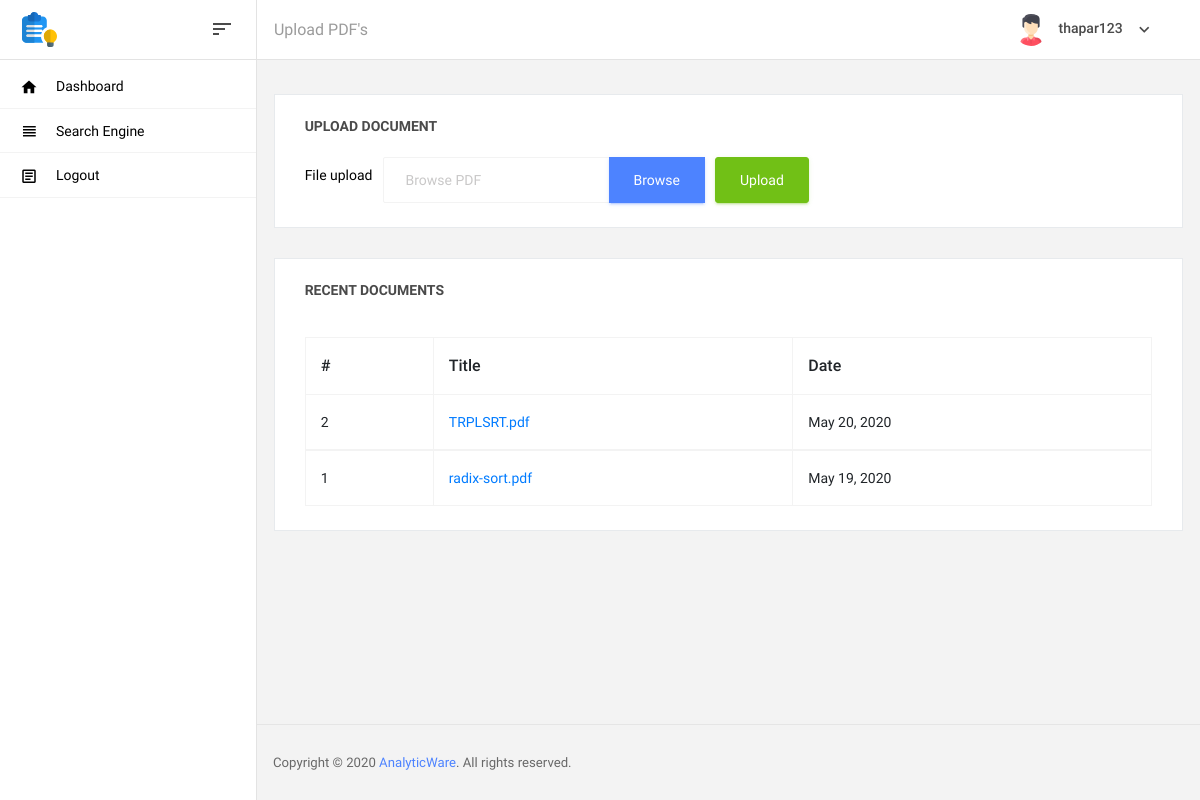
The app's page /upload (signed in), older data.
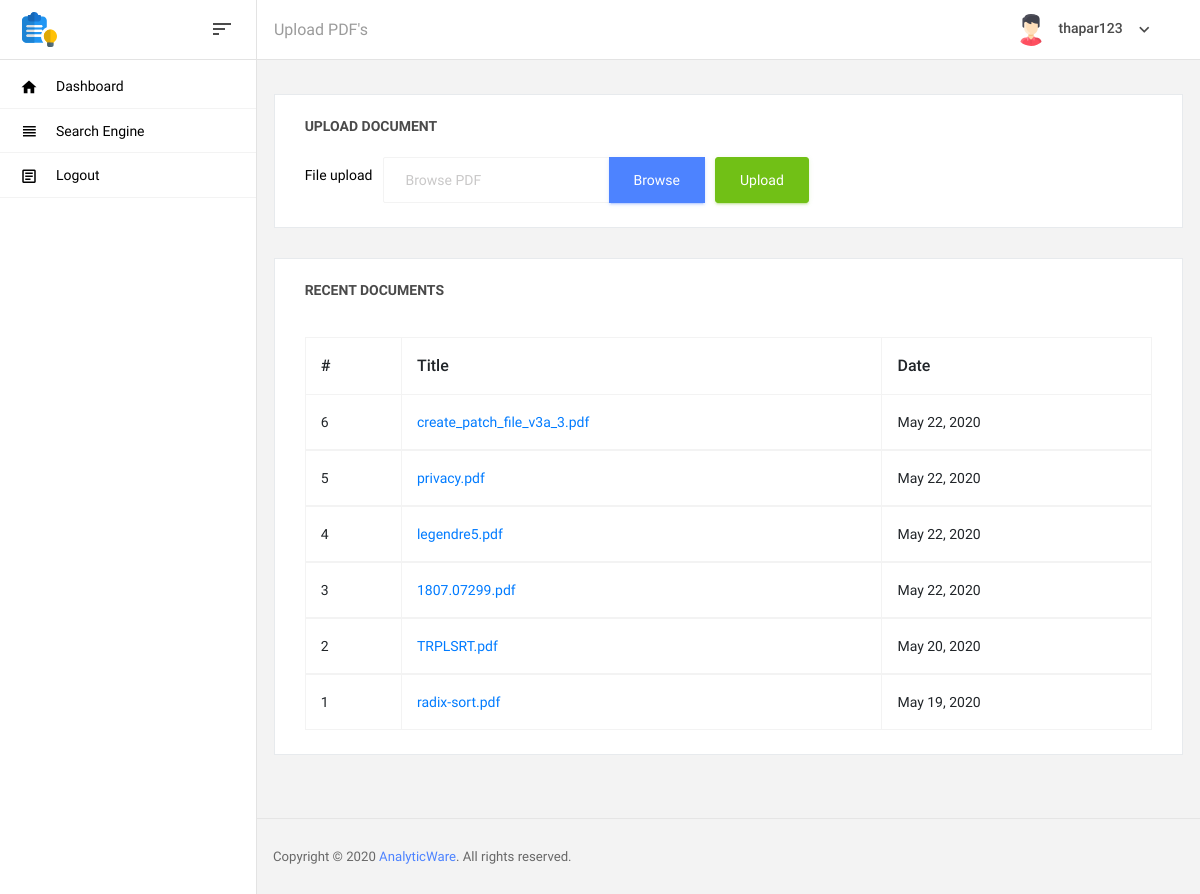
The same page, newer data.
### app.py (models this page shows)
class User(UserMixin, db.Model):
    id = db.Column(db.Integer, primary_key=True)
    username = db.Column(db.String(15), unique=True)
    email = db.Column(db.String(50), unique=True)
    password = db.Column(db.String(80))
    pdfs = db.relationship('PDFdata', backref='owner')

class PDFdata(db.Model):
    id =db.Column(db.Integer, primary_key=True)
    filename=db.Column(db.String(300))
    data=db.Column(db.LargeBinary)
    text=db.Column(db.Text)
    date_uploaded = db.Column(db.DateTime)
    user_id = db.Column(db.Integer, db.ForeignKey('user.id'))

### app.py (the view)
@app.route("/upload")
@login_required
def upload():
    pdfs = PDFdata.query.filter_by(user_id=current_user.id).order_by(PDFdata.date_uploaded.desc()).all()
    return render_template("upload.html",current_user=current_user,pdfs=pdfs)

### app.py (called while the page is built)
@login_manager.user_loader
def load_user(user_id):
    return User.query.get(int(user_id))

### templates/upload.html (shortened to what this page needs)
<!DOCTYPE html>
<html lang="en">
<head>
  <link rel="stylesheet" href="../static/vendors/mdi/css/materialdesignicons.min.css">
  <link rel="stylesheet" href="../static/css/style.css">
</head>
<body>
  <div class="container-scroller">
    <nav class="navbar col-lg-12 col-12 p-0 fixed-top d-flex flex-row">
      <div class="navbar-brand-wrapper d-flex justify-content-center">
        <div class="navbar-brand-inner-wrapper d-flex justify-content-between align-items-center w-100">
          <a href="/dashboard" style="text-decoration: none;color:black;margin-bottom: 0px;padding-bottom: 0px;"><img src="../static/images/idea.svg" alt="logo" style="height: 35px;" /></a>
          <button class="navbar-toggler navbar-toggler align-self-center" type="button" data-toggle="minimize">
            <span class="mdi mdi-sort-variant"></span>
          </button>
        </div>
      </div>
      <div class="navbar-menu-wrapper d-flex align-items-center justify-content-end">
        Upload PDF's
        <ul class="navbar-nav navbar-nav-right">
          <li class="nav-item nav-profile dropdown">
            <a class="nav-link dropdown-toggle" href="#" data-toggle="dropdown" id="profileDropdown">
              <img src="../static/images/faces/person.png" alt="profile" />
              <span class="nav-profile-name">{{current_user.username}}</span>
            </a>
          </li>
        </ul>
      </div>
    </nav>
    <div class="container-fluid page-body-wrapper">
      <nav class="sidebar sidebar-offcanvas" id="sidebar">
        <ul class="nav">
          <li class="nav-item">
            <a class="nav-link" href="/dashboard">
              <i class="mdi mdi-home menu-icon"></i>
              <span class="menu-title">Dashboard</span>
            </a>
          </li>
          <li class="nav-item">
            <a class="nav-link" href="/searchengine">
              <i class="mdi mdi-view-headline menu-icon"></i>
              <span class="menu-title">Search Engine</span>
            </a>
          </li>
          <li class="nav-item">
            <a class="nav-link" href="/">
              <i class="mdi mdi-file-document-box-outline menu-icon"></i>
              <span class="menu-title">Logout</span>
            </a>
          </li>
        </ul>
      </nav>
      <div class="main-panel">
        <div class="content-wrapper">
          <div class="row">
            <div class="col-12 grid-margin stretch-card">
              <div class="card">
                <div class="card-body">
                  <h4 class="card-title">Upload Document</h4>
                  <form class="form-inline" form action="{{ url_for('uploader') }}" method="post"
                    enctype="multipart/form-data">
                    <div class="form-group">
                      <label>File upload</label>
                      <div class="input-group col-xs-12">
                        <input type="text" type="file" name="file" class="form-control file-upload-info" disabled
                          placeholder="Browse PDF">
                        <span class="input-group-append">
                          <button class="file-upload-browse btn btn-primary" type="button">Browse</button>
                        </span>
                        <button type="submit" class="btn btn-success btn-icon-text" style="margin-left:10px;">
                          Upload
                        </button>
                      </div>
                    </div>
                  </form>
                </div>
              </div>
            </div>
          </div>
          <div class="row">
            <div class="col-lg-12 grid-margin stretch-card">
              <div class="card">
                <div class="card-body">
                  <h4 class="card-title">Recent Documents</h4>
                  <div class="table-responsive pt-3">
                    <table class="table table-bordered">
                      <thead>
                        <tr>
                          <th>
                            #
                          </th>
                          <th>
                            Title
                          </th>
                          <th>
                            Date
                          </th>
                        </tr>
                      </thead>
                      {% for pdf in pdfs %}
                      <tbody>
                        <tr>
                          <td>
                            {{ pdf.id }}
                          </td>
                          <td>
                            <a href="{{ url_for('analyse', pdf_id=pdf.id) }}">
                              {{ pdf.filename }}
                            </a>
                          </td>
                          <td>
                            {{ pdf.date_uploaded.strftime('%B %d, %Y') }}
                          </td>
                        </tr>
                      </tbody>
                      {% endfor %}
                    </table>
                  </div>
                </div>
              </div>
            </div>
          </div>
        </div>
        <footer class="footer">
          <div class="d-sm-flex justify-content-center justify-content-sm-between">
            <span class="text-muted text-center text-sm-left d-block d-sm-inline-block">Copyright © 2020 <a
                href="https://www.analyticware.in/" target="_blank">AnalyticWare</a>. All rights reserved.</span>
          </div>
        </footer>
      </div>
    </div>
  </div>
</body>
</html>

Row changes from the older to the newer data that the page shows:
added PDFdata: id "6", filename "create_patch_file_v3a_3.pdf", date_uploaded "May 22, 2020"
added PDFdata: id "5", filename "privacy.pdf", date_uploaded "May 22, 2020"
added PDFdata: id "4", filename "legendre5.pdf", date_uploaded "May 22, 2020"
added PDFdata: id "3", filename "1807.07299.pdf", date_uploaded "May 22, 2020"
